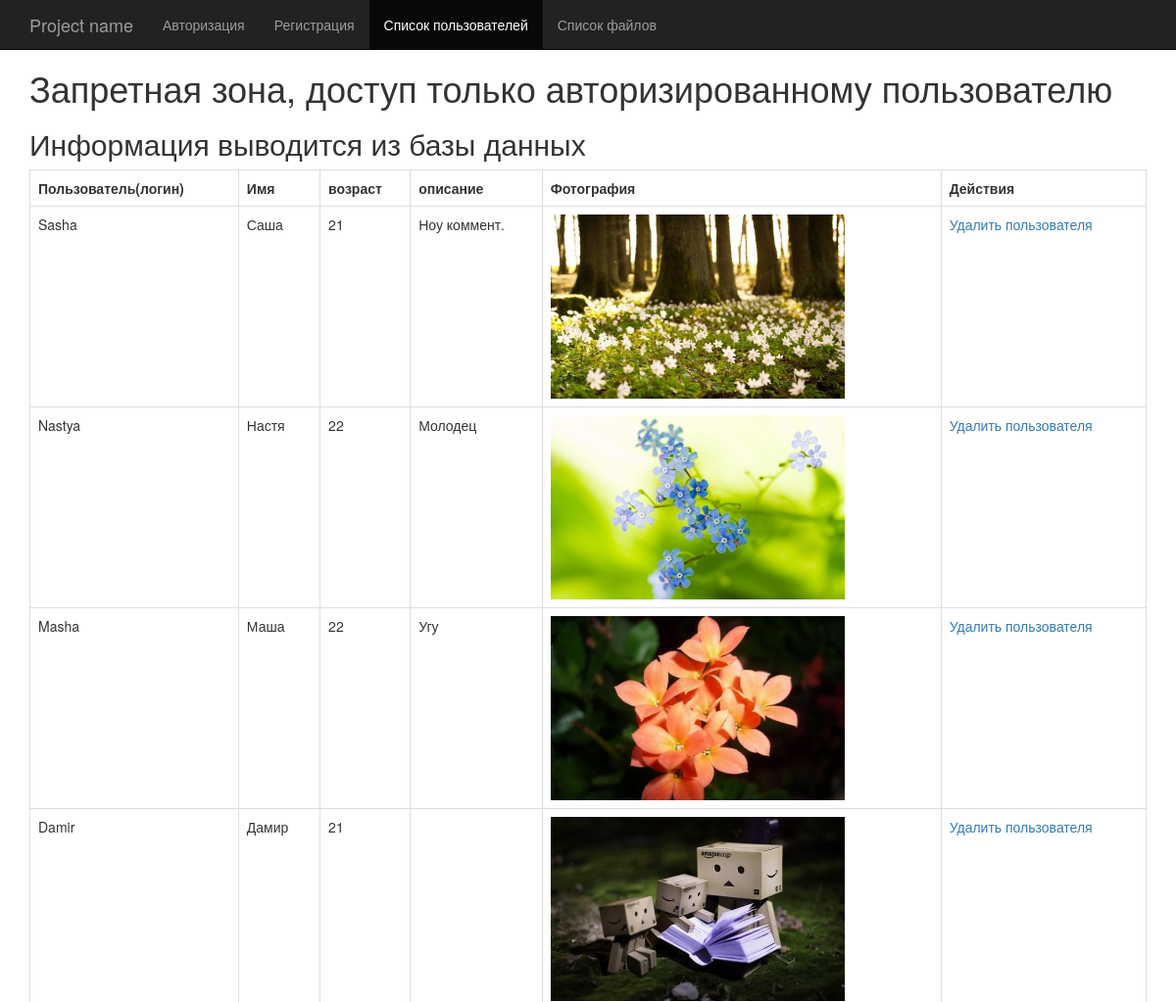
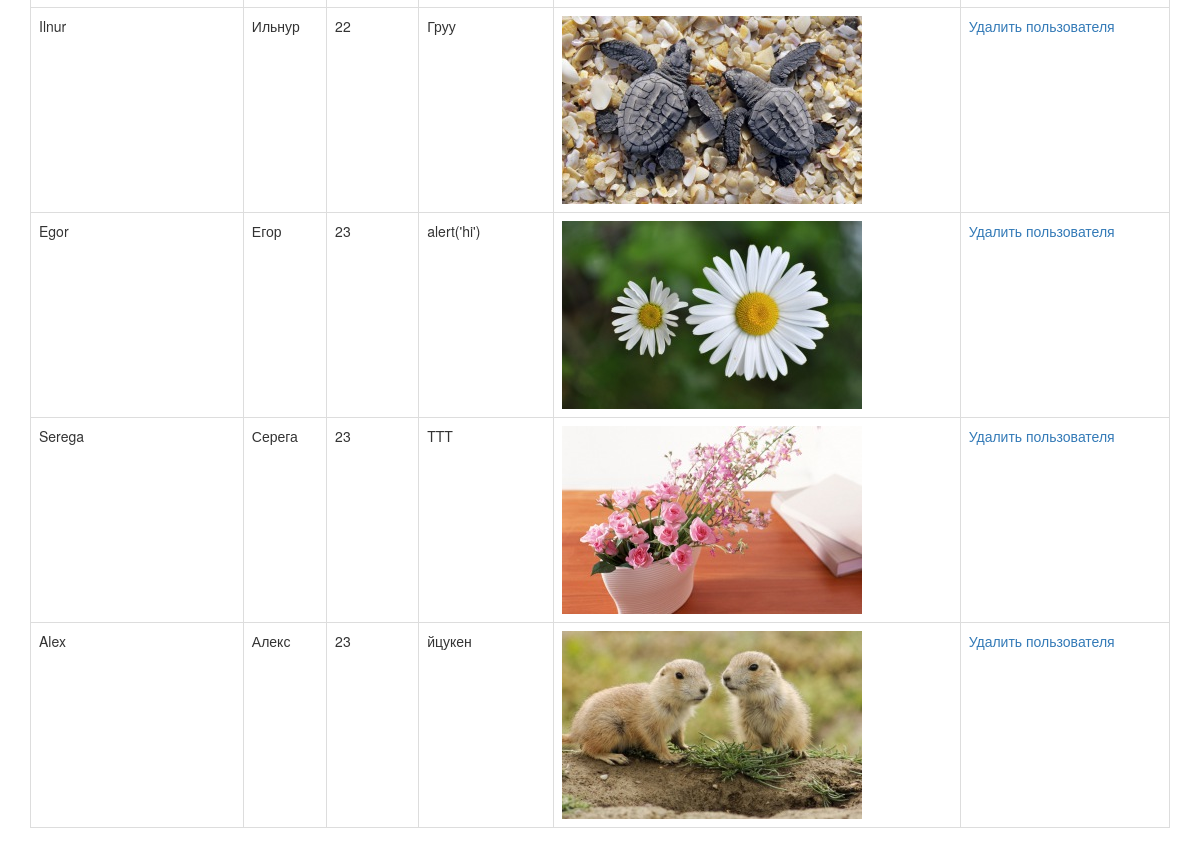
/starter_homework_4/list.php (signed in), run on the app's committed database (2 pictures, top to bottom).
### tables this page shows
CREATE TABLE `users` (
  `id` int(11) NOT NULL,
  `login` varchar(50) NOT NULL,
  `password` varchar(255) NOT NULL,
  `name` tinytext NOT NULL,
  `age` int(11) DEFAULT NULL,
  `description` text,
  `photo` text
);

### starter_homework_4/list_.php (the view, shortened to what this page needs)
<?php
require_once 'starter_db.php';
$list = $pdo->prepare("SELECT login, name, age, description, photo FROM users");
$list->execute();
$array_list = $list->fetchAll(PDO::FETCH_ASSOC);
$table_new_list = '';
$action = $_GET['action'];
foreach ($array_list as $mas) {
    switch ($action) {
        default:
            $table = "<tr><td>{$mas['login']}</td>
                <td>{$mas['name']}</td>
                <td>{$mas['age']}</td>
                <td>{$mas['description']}</td>
                <td><img src='{$mas['photo']}' alt=''></td>
                <td><a href='?action={$mas['login']}'>Удалить пользователя</a></td>
                </tr>";
            $table_new_list .= $table;
            break;
    }
}

### starter_homework_4/list.php (shortened to what this page needs)
<!DOCTYPE html>
<html lang="en">
  <head>
    <link href="css/bootstrap.min.css" rel="stylesheet">
    <link href="starter-template.css" rel="stylesheet">
  </head>
  <body>
    <nav class="navbar navbar-inverse navbar-fixed-top">
      <div class="container">
        <div class="navbar-header">
          <a class="navbar-brand" href="#">Project name</a>
        </div>
        <div id="navbar" class="collapse navbar-collapse">
          <ul class="nav navbar-nav">
            <li><a href="index.php">Авторизация</a></li>
            <li><a href="reg.php">Регистрация</a></li>
            <li class="active"><a href="list.php">Список пользователей</a></li>
            <li><a href="filelist.php">Список файлов</a></li>
          </ul>
        </div>
      </div>
    </nav>
    <div class="container">
    <h1>Запретная зона, доступ только авторизированному пользователю</h1>
      <h2>Информация выводится из базы данных</h2>
      <table class='table table-bordered'>
      <tr>
        <th>Пользователь(логин)</th>
        <th>Имя</th>
        <th>возраст</th>
        <th>описание</th>
        <th>Фотография</th>
        <th>Действия</th>
      </tr>
          <?php
          if (!empty($_SESSION['user'])) {
              require_once 'list_.php';
              foreach ($array_list as $mas) {
                  if ($mas['login']==$_SESSION['user']) {
                      if (isset($table_new_list)) {
                          echo $table_new_list;
                      }
                  }
              }
          }
          ?>
    </table>
    </div>
  </body>
</html>

### starter_homework_4/starter-template.css (style rules this page uses)
body { padding-top: 50px; }

### data on the page
users: login "Sasha", name "Саша", age "21", description "Ноу коммент.", photo (picture)
users: login "Nastya", name "Настя", age "22", description "Молодец"
users: login "Masha", name "Маша", age "22", description "Угу"
users: login "Damir", name "Дамир", age "21"
users: login "Ilnur", name "Ильнур", age "22", description "Груу"
users: login "Egor", name "Егор", age "23", description "alert('hi')"
users: login "Serega", name "Серега", age "23", description "TTT"
users: login "Alex", name "Алекс", age "23", description "йцукен"
